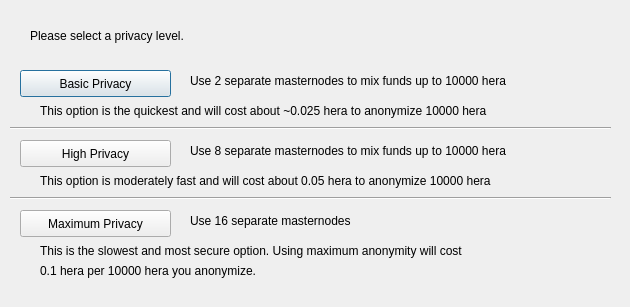
<?xml version="1.0" encoding="UTF-8"?>
<ui version="4.0">
 <class>ObfuscationConfig</class>
 <widget class="QDialog" name="ObfuscationConfig">
  <property name="geometry">
   <rect>
    <x>0</x>
    <y>0</y>
    <width>630</width>
    <height>307</height>
   </rect>
  </property>
  <property name="windowTitle">
   <string>Configure Obfuscation</string>
  </property>
  <widget class="QPushButton" name="buttonBasic">
   <property name="geometry">
    <rect>
     <x>20</x>
     <y>70</y>
     <width>151</width>
     <height>27</height>
    </rect>
   </property>
   <property name="text">
    <string>Basic Privacy</string>
   </property>
  </widget>
  <widget class="QPushButton" name="buttonHigh">
   <property name="geometry">
    <rect>
     <x>20</x>
     <y>140</y>
     <width>151</width>
     <height>27</height>
    </rect>
   </property>
   <property name="text">
    <string>High Privacy</string>
   </property>
  </widget>
  <widget class="QPushButton" name="buttonMax">
   <property name="geometry">
    <rect>
     <x>20</x>
     <y>210</y>
     <width>151</width>
     <height>27</height>
    </rect>
   </property>
   <property name="text">
    <string>Maximum Privacy</string>
   </property>
  </widget>
  <widget class="QLabel" name="label">
   <property name="geometry">
    <rect>
     <x>30</x>
     <y>20</y>
     <width>571</width>
     <height>31</height>
    </rect>
   </property>
   <property name="text">
    <string>Please select a privacy level.</string>
   </property>
  </widget>
  <widget class="QLabel" name="label_2">
   <property name="geometry">
    <rect>
     <x>190</x>
     <y>70</y>
     <width>421</width>
     <height>21</height>
    </rect>
   </property>
   <property name="text">
    <string>Use 2 separate masternodes to mix funds up to 10000 hera</string>
   </property>
  </widget>
  <widget class="QLabel" name="label_3">
   <property name="geometry">
    <rect>
     <x>190</x>
     <y>140</y>
     <width>411</width>
     <height>21</height>
    </rect>
   </property>
   <property name="text">
    <string>Use 8 separate masternodes to mix funds up to 10000 hera</string>
   </property>
  </widget>
  <widget class="QLabel" name="label_4">
   <property name="geometry">
    <rect>
     <x>190</x>
     <y>210</y>
     <width>421</width>
     <height>21</height>
    </rect>
   </property>
   <property name="text">
    <string>Use 16 separate masternodes</string>
   </property>
  </widget>
  <widget class="QLabel" name="label_6">
   <property name="geometry">
    <rect>
     <x>40</x>
     <y>100</y>
     <width>561</width>
     <height>21</height>
    </rect>
   </property>
   <property name="text">
    <string>This option is the quickest and will cost about ~0.025 hera to anonymize 10000 hera</string>
   </property>
  </widget>
  <widget class="QLabel" name="label_7">
   <property name="geometry">
    <rect>
     <x>40</x>
     <y>170</y>
     <width>561</width>
     <height>21</height>
    </rect>
   </property>
   <property name="text">
    <string>This option is moderately fast and will cost about 0.05 hera to anonymize 10000 hera</string>
   </property>
  </widget>
  <widget class="QLabel" name="label_8">
   <property name="geometry">
    <rect>
     <x>40</x>
     <y>240</y>
     <width>561</width>
     <height>21</height>
    </rect>
   </property>
   <property name="text">
    <string>This is the slowest and most secure option. Using maximum anonymity will cost</string>
   </property>
  </widget>
  <widget class="QLabel" name="label_9">
   <property name="geometry">
    <rect>
     <x>40</x>
     <y>260</y>
     <width>561</width>
     <height>21</height>
    </rect>
   </property>
   <property name="text">
    <string>0.1 hera per 10000 hera you anonymize.</string>
   </property>
  </widget>
  <widget class="Line" name="line">
   <property name="geometry">
    <rect>
     <x>10</x>
     <y>120</y>
     <width>601</width>
     <height>16</height>
    </rect>
   </property>
   <property name="orientation">
    <enum>Qt::Horizontal</enum>
   </property>
  </widget>
  <widget class="Line" name="line_2">
   <property name="geometry">
    <rect>
     <x>10</x>
     <y>190</y>
     <width>601</width>
     <height>16</height>
    </rect>
   </property>
   <property name="orientation">
    <enum>Qt::Horizontal</enum>
   </property>
  </widget>
 </widget>
 <resources/>
 <connections/>
</ui>
